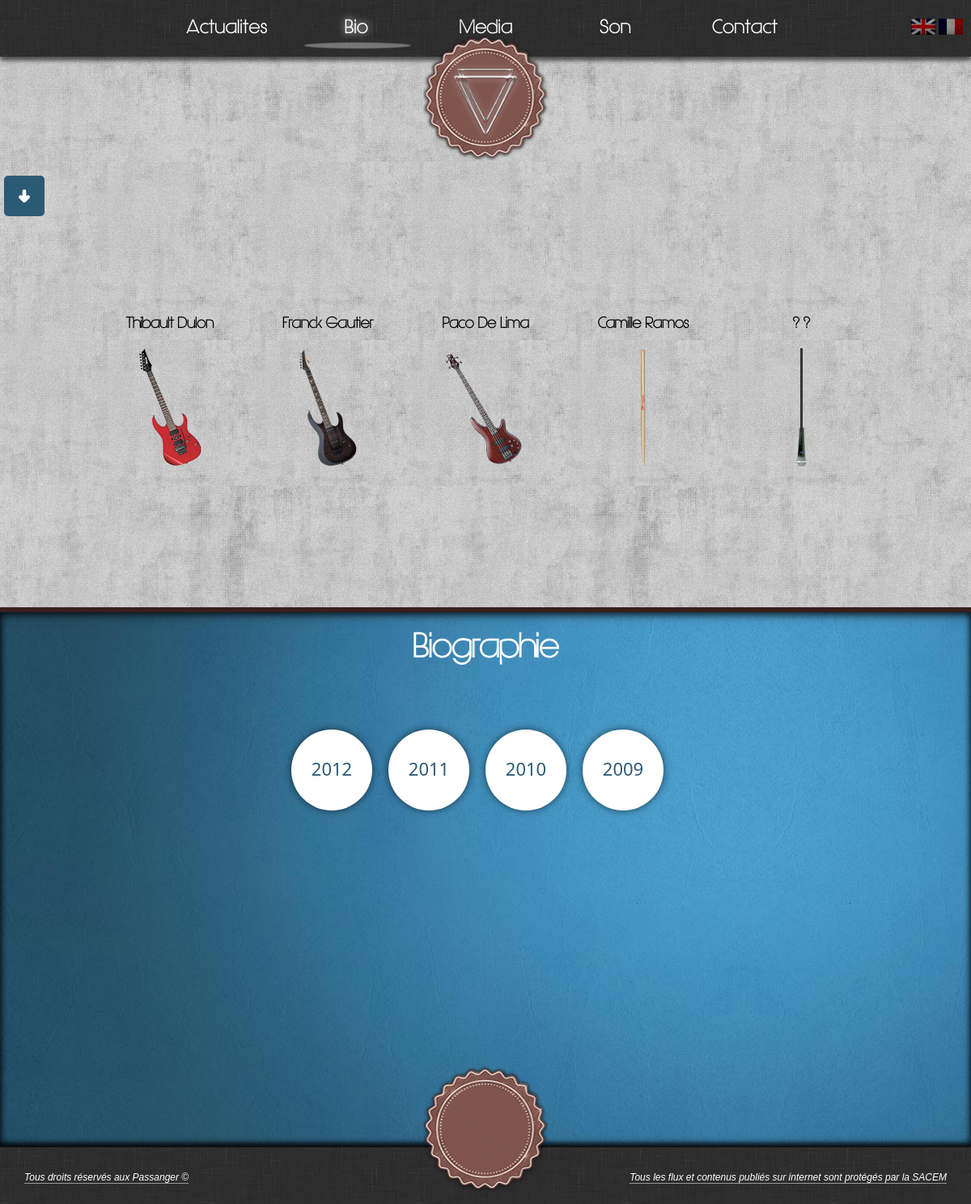
The app's page /fr-bio with its own data.
### tables this page shows
CREATE TABLE IF NOT EXISTS `links` (
  `idLinks` smallint(5) unsigned NOT NULL AUTO_INCREMENT,
  `text` varchar(200) NOT NULL,
  `href` mediumtext NOT NULL,
  `lang` varchar(2) NOT NULL,
  PRIMARY KEY (`idLinks`)
);

CREATE TABLE IF NOT EXISTS `members` (
  `idMembers` smallint(5) unsigned NOT NULL AUTO_INCREMENT,
  `nom_table` varchar(255) NOT NULL,
  `name` varchar(100) NOT NULL,
  `firstname` varchar(100) NOT NULL,
  `surname` varchar(250) NOT NULL,
  `picture` text NOT NULL,
  `birthday` varchar(80) NOT NULL,
  `instrument` varchar(80) NOT NULL,
  `influences` text NOT NULL,
  `short_desc` text NOT NULL,
  `lang` varchar(2) NOT NULL,
  PRIMARY KEY (`idMembers`)
);

CREATE TABLE IF NOT EXISTS `bio` (
  `idPeriod` smallint(5) NOT NULL AUTO_INCREMENT,
  `year` int(4) NOT NULL,
  `description` text NOT NULL,
  `lang` varchar(2) NOT NULL DEFAULT 'fr',
  PRIMARY KEY (`idPeriod`)
);

### class/Session.php (called while the page is built, shortened)
<?php
class Session{
    public function __construct($sessionName = 'anonyme',$cookieParams = array(), $timeout = 3600){
        $this->sessionName = (string) $sessionName;
        $this->cookieParams = array_merge(
			session_get_cookie_params(),
			$cookieParams
        );
    }
    public function write($key, $value){
        return $this;
    }
    public function read($key, $default = NULL){
        return (isset($_SESSION[$key]))? $_SESSION[$key] : $default;
    }
}

### bootstrap.php (called while the page is built, shortened)
<?php
require_once 'class/Session.php';
$session = new Session();

### class/Links.php (called while the page is built)
<?php
class Links{
    private $pdo = null;
    private $lang = null;
    public function __construct($pdo, $lang){
        $this->pdo = $pdo;
        $this->lang = $lang;
    }
    public function getAllLinks(){
        $request = "SELECT idLinks, text, href
			FROM links
			WHERE lang='".$this->lang."'";
		$links_array = array();
        try{
            $result = $this->pdo->query($request);
            while($ligne = $result->fetch(PDO::FETCH_ASSOC)){
                    $links_array[$ligne['idLinks']] = $ligne;
            }
            return $links_array;
        }catch(PDOException $e){
            print $e->getMessage();
        }
        return array();
    }
}

### class/Members.php (called while the page is built, shortened)
<?php
class Members{
    private $pdo = null;
    private $lang = null;
    public function __construct($pdo, $lang){
        $this->pdo = $pdo;
        $this->lang = $lang;
    }
    public function getAllMembers(){
        $request = "SELECT *
			FROM members
			WHERE lang='".$this->lang."'";
        $members_array = array();
        try{
            $result = $this->pdo->query($request);
            while($ligne = $result->fetch(PDO::FETCH_ASSOC)){
                    $members_array[$ligne['idMembers']] = $ligne;
            }
            return $members_array;
        }catch(PDOException $e){
            print $e->getMessage();
        }
        return array();
    }
}

### class/Bio.php (called while the page is built, shortened)
<?php
class Bio{
    private $pdo = null;
    private $lang = null;
    public function __construct($pdo, $lang){
        $this->pdo = $pdo;
        $this->lang = $lang;
    }
    public function getAllBio(){
        $request = "SELECT idPeriod, year, description , lang
			FROM bio
			WHERE lang='".$this->lang."'
			ORDER BY year DESC";
        $bio_array = array();
        try {
            $result = $this->pdo->query($request);
            while($ligne = $result->fetch(PDO::FETCH_ASSOC)){
				$bio_array[$ligne['idPeriod']] = $ligne;
            }
            return $bio_array;
        } catch(PDOException $e) {
            print $e->getMessage();
        }
        return array();
    }
}

### bio.php (the view, shortened to what this page needs)
<?php
require_once 'class/Members.php';
require_once 'class/Bio.php';
$members = new Members($pdo, $session->read('langue'));
$bio = new Bio($pdo, $session->read('langue'));
$membersInformation = $members->getAllMembers();
$bioInformation = $bio->getAllBio();
?>
<div id="conteneur">
    <div id="switch_bio">
	<div id="switch" class="bottom">
	</div>
    </div>
    <div id="members_container">
	<?php
	$cpt = 0;
	foreach ($membersInformation as $this_member) {
	    ?>
    	<div id="<?php echo $this_member['name'] . '_' . $this_member['idMembers']; ?>" class="member_container">
    	    <div class="haut_member">
    		<h2 class="name_member">
			<?php
			echo $this_member['firstname'] . ' ' . $this_member['name'];
			?>
    		</h2>
    	    </div>
    	    <div class="bas_member">
    		<div class="anim-guitare-<?php echo $cpt; ?>">
			<?php
			if ($cpt == 0) {
			    ?>
			    <img style="margin-top: 10px;" src="public/media/image/rg1570.png" alt="" />
			    <?php
			} else if ($cpt == 1) {
			    ?>
			    <img style="margin-top: 10px;" src="public/media/image/lag.png" alt="" />
			    <?php
			} else if ($cpt == 2) {
			    ?>
			    <img style="margin-top: 10px;" src="public/media/image/sr.png" alt="" />
			    <?php
			} else if ($cpt == 3) {
			    ?>
			    <img style="margin-top: 10px;" src="public/media/image/baguette.png" alt="" />
			    <?php
			} else if ($cpt == 4) {
			    ?>
			    <img style="margin-top: 10px;" src="public/media/image/micro.png" alt="" />
			    <?php
			}
			?>
    		</div>
    	    </div>
    	    <div class="member_desc">
    	    </div>
    	</div>
	    <?php
	    $cpt++;
	}
	?>
    </div>
</div>
<div id="bio_gen">
    <h1 class="big_title">
	Biographie
    </h1>
    <div class="bubble_container">
	<?php
	foreach ($bioInformation as $thisBio) {
	    ?>
    	<div class="bubble_period" year="<?php echo $thisBio['year'] ?>">
		<?php
		echo $thisBio["year"];
		?>
    	</div>
	    <?php
	}
	?>
    </div>
</div>

### index.php (shortened to what this page needs)
<?php
	require_once 'bootstrap.php';
	require_once 'class/Header.php';
?>
<!DOCTYPE HTML>
<html>
    <head>
        <?php
            include("page/meta.phtml");
        ?>
    </head>
    <body <?php echo (isset($_SESSION['loader']) && $_SESSION['loader'] != 'off' ? 'onload="loader()"':"") ; ?> >
		<div id="global">
			<div id="corps">
				<?php
					include("page/header.phtml");
					include($page.".php");
				?>
			</div>
			<?php
				include("page/footer.phtml");
			?>
		</div>
    </body>
</html>

### page/meta.phtml (shortened to what this page needs)
<link rel="stylesheet" href="public/css/style.css" media="screen" type="text/css">
<link rel="stylesheet" href="public/css/animation.css" media="screen" type="text/css">
<link rel="stylesheet" type="text/css" href="public/css/common.css" />
<link rel="stylesheet" type="text/css" href="public/css/style_social.css" />
<link rel="stylesheet" type="text/css" href="public/css/style_slider.css" />
<link rel="stylesheet" type="text/css" href="public/css/elastislide.css" />
<link rel="stylesheet" type="text/css" href="public/css/responsiv.css" />

### page/header.phtml
<?php
	require_once 'class/Links.php';
	$links = new Links($pdo,$session->read('langue'));
	$linksInformation = $links->getAllLinks();
    $tag_langue = isset($_SESSION['langue'])?$_SESSION['langue']:'fr';
	$actual_url = ($_SERVER['REQUEST_URI'] == '/'?'/'.$tag_langue.'-home':$_SERVER['REQUEST_URI']);
?>
<header>
<div id="header_block">
	<div id="language">
		<a href="set_language.php?lang=en" title="English Version">
			<img src="public/media/image/flag_en.png" />
		</a>
		<a href="set_language.php?lang=fr" title="Version Française">
			<img src="public/media/image/flag_fr.png" />
		</a>
	</div>
	<div id="header">
		<ul>
		<?php
			foreach($linksInformation as $this_link_information){
				$id_css_array = explode('.',$this_link_information['href']);
				$id_css = reset($id_css_array);
				$url_tab = '/'.$tag_langue.'-'.$this_link_information['href'];
				if($this_link_information['href'] != 'home'){
					echo '
		<li '.(($actual_url == $url_tab)?'class="selected menu"':'class="menu"').'id="'.$id_css.'">
			<a href="'.$tag_langue.'-'.$this_link_information['href'].'">'.
				$this_link_information['text'].'
			</a>
		</li>';
				}
			}
		?>
		</ul>
		<div id="box">
			<div id="rectangle">
			</div>
		</div>
	</div>
	<div id="logo">
		<a href="<?php echo $tag_langue; ?>-home">
		</a>
	</div>
</div>
</header>

### page/footer.phtml
<footer>
<div id="footer_block">
	<div id="footer">
		<p class="foot_left">
			<?php echo COPYRIGHT;?>
		</p>
		<p class="foot_right">
			<?php echo SACEM; ?>
		</p>
	</div>
	<div id="copyright">
	</div>
</div>
</footer>

### public/css/animation.css (style rules this page uses)
.anim-guitare-1, .anim-guitare-0 { -webkit-animation-name: rotateInstru; -webkit-animation-duration: 4s; -webkit-animation-iteration-count: infinite; -moz-animation-name: rotateInstru; -moz-animation-duration: 4s; -moz-animation-iteration-count: infinite; -o-animation-name: rotateInstru; -o-animation-duration: 4s; -o-animation-iteration-count: infinite; animation-name: rotateInstru; animation-duration: 4s; animation-iteration-count: infinite; }
.anim-guitare-2 { -webkit-animation-name: rotateBass; -webkit-animation-duration: 4s; -webkit-animation-iteration-count: infinite; -moz-animation-name: rotateBass; -moz-animation-duration: 4s; -moz-animation-iteration-count: infinite; -o-animation-name: rotateBass; -o-animation-duration: 4s; -o-animation-iteration-count: infinite; animation-name: rotateBass; animation-duration: 4s; animation-iteration-count: infinite; }
.anim-guitare-4 { -webkit-animation-name: rotateMicro; -webkit-animation-duration: 4s; -webkit-animation-iteration-count: infinite; -moz-animation-name: rotateMicro; -moz-animation-duration: 4s; -moz-animation-iteration-count: infinite; -o-animation-name: rotateMicro; -o-animation-duration: 4s; -o-animation-iteration-count: infinite; animation-name: rotateMicro; animation-duration: 4s; animation-iteration-count: infinite; }
.anim-guitare-3 { -webkit-animation-name: rotateBaguette; -webkit-animation-duration: 4s; -webkit-animation-iteration-count: infinite; -moz-animation-name: rotateBaguette; -moz-animation-duration: 4s; -moz-animation-iteration-count: infinite; -o-animation-name: rotateBaguette; -o-animation-duration: 4s; -o-animation-iteration-count: infinite; animation-name: rotateBaguette; animation-duration: 4s; animation-iteration-count: infinite; }

### records on screen
links: text "Actualites"
links: text "Bio"
links: text "Media"
links: text "Son"
links: text "Contact"
members: firstname "Thibault", name "Dulon"
members: firstname "Franck", name "Gautier"
members: firstname "Paco", name "De Lima"
members: firstname "Camille", name "Ramos"
members: firstname "?", name "?"
bio: year "2012"
bio: year "2011"
bio: year "2010"
bio: year "2009"

### other values on screen
COPYRIGHT "Tous droits réservés aux Passanger ©"
SACEM "Tous les flux et contenus publiés sur internet sont protégés par la SACEM"
